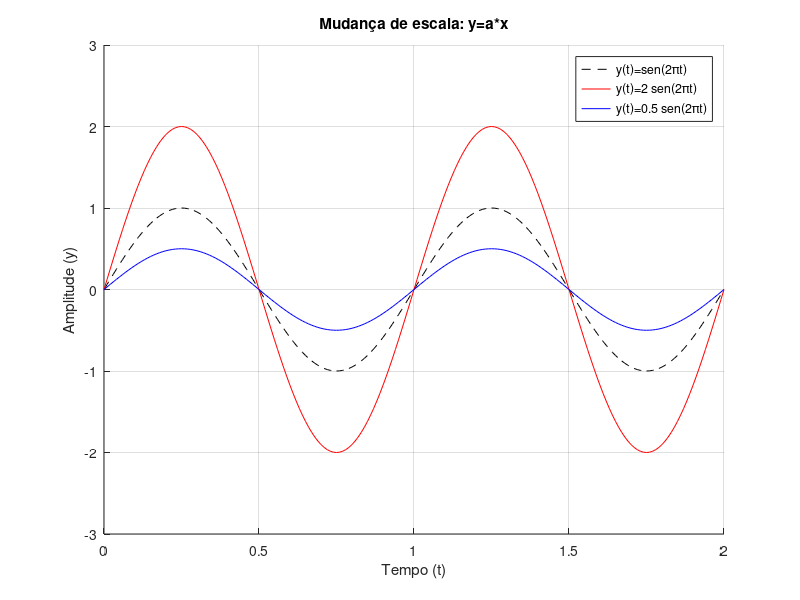

Recreate this plot in MATLAB.
close all
clear variables
clc

t = 0:0.01:2;

figure
hold all

y = sin(2*pi*t);
plot(t,y,'k--');

y = 2 * sin(2*pi*t);
plot(t,y,'r');

y = 0.5 * sin(2*pi*t);
plot(t,y,'b');

ylim([-3 3]);

legend({'y(t)=sen(2\pit)';
        'y(t)=2 sen(2\pit)';
        'y(t)=0.5 sen(2\pit)'});
title('Mudança de escala: y=a*x');
xlabel('Tempo (t)');
ylabel('Amplitude (y)');

grid on;
